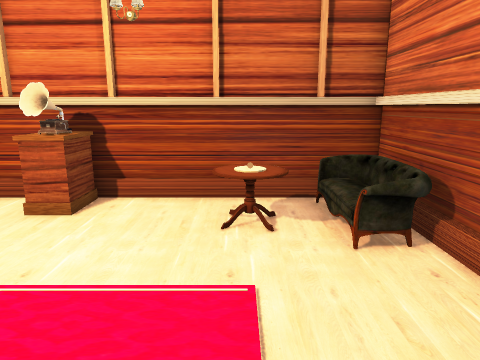
view 1 (above)

12 first-person views from a walk through a level from a Godot 3-D game. The camera is 1.3 m above the floor, tilts 12° down and sees 70° across. The floor is counted in squares, 0.5 m on a side. Each view is taken from the middle of a square. On the plan, view 1 faces up. The plan holds only what a view shows up to about 20 squares ahead; the rest is blank. Some surface patterns are stand-ins.

view 2
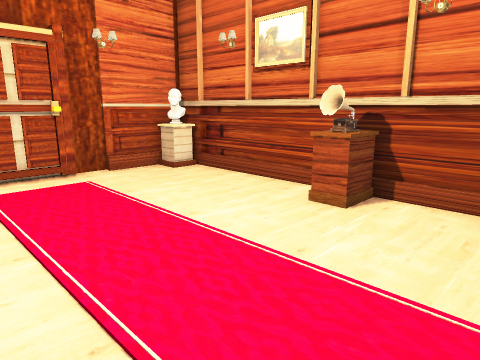

view 3
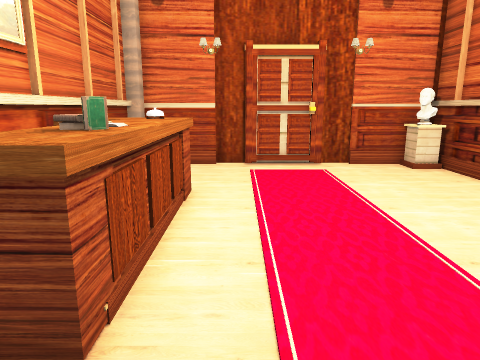

view 4
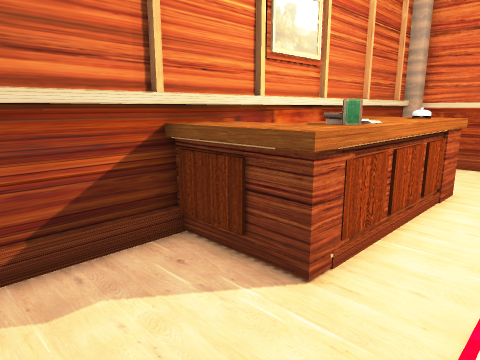

view 5
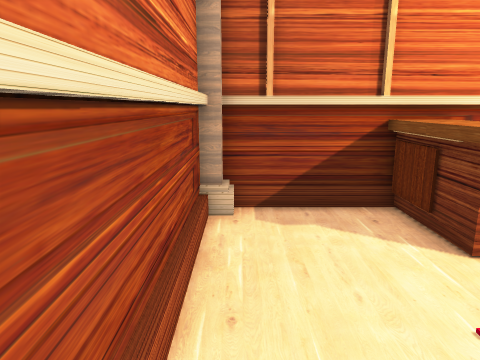

view 6
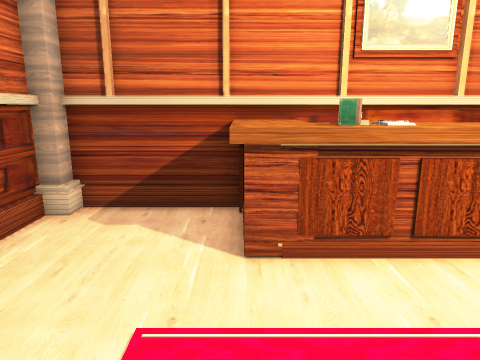

view 7
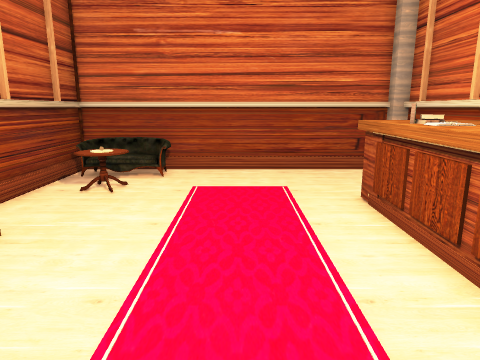

view 8
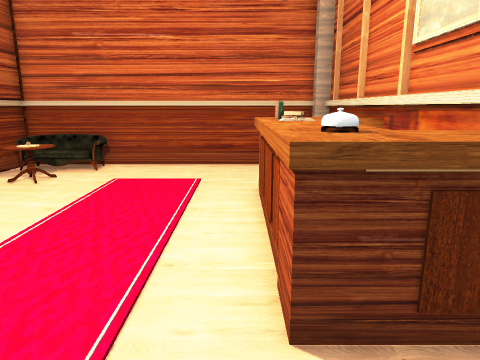

view 9
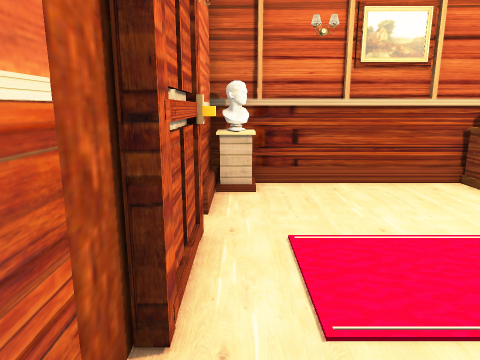

view 10
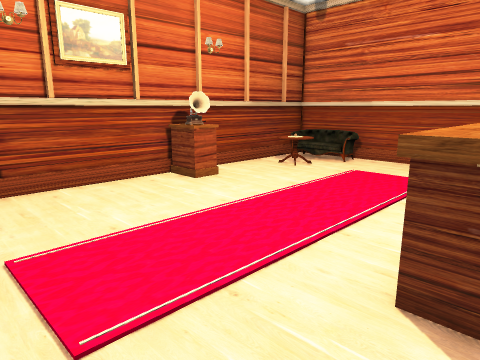

view 11
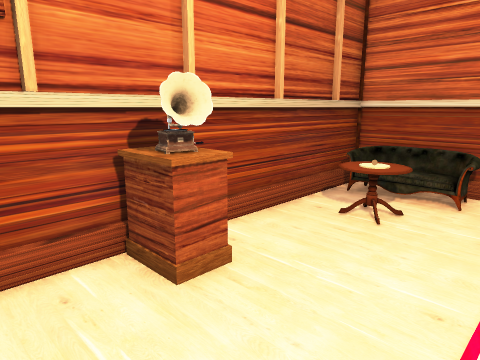

view 12
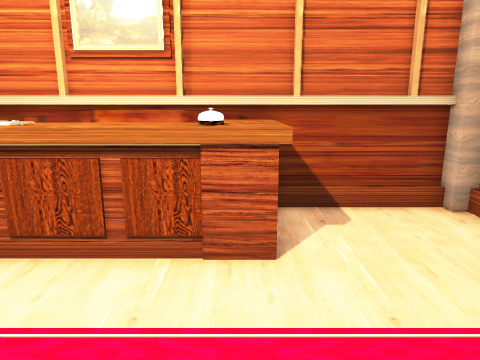

### Floor plan
Key: @ floor where view 1 was taken; # wall or solid block; . floor; D closed door; = window, fence, low wall or low ledge; ^ raised ledge; T table; S sofa; O other object.
Columns run from 14 left of view 1 to 4 right of it. Each row starts with its distance up from view 1.
 10 ###################
  9 ## ......^^...   O#
  8 #=.......#=..TTT.O#
  7 #............TTT. #
  6 #................S#
  5 #.................#
  4 D.................#
  3 D.................#
  2 D.................#
  1 #.................#
  0 #.........##..@...#
 -1 #....^^^^^##^^....#
 -2 #....^^^^^##^^....#
 -3 #....^^^    ^^....#
 -4 ###################

Positions as (right, up) in squares from view 1, and headings:
1: (0, 0), facing up
2: (0, 0), facing up-left
3: (2, 1), facing left
4: (3, 2), facing down-left
5: (3, 5), facing down
6: (-1, 5), facing down
7: (-11, 3), facing right
8: (-12, 0), facing right
9: (-13, -2), facing up
10: (-13, -2), facing up-right
11: (-8, 4), facing up-right
12: (-8, 5), facing down
